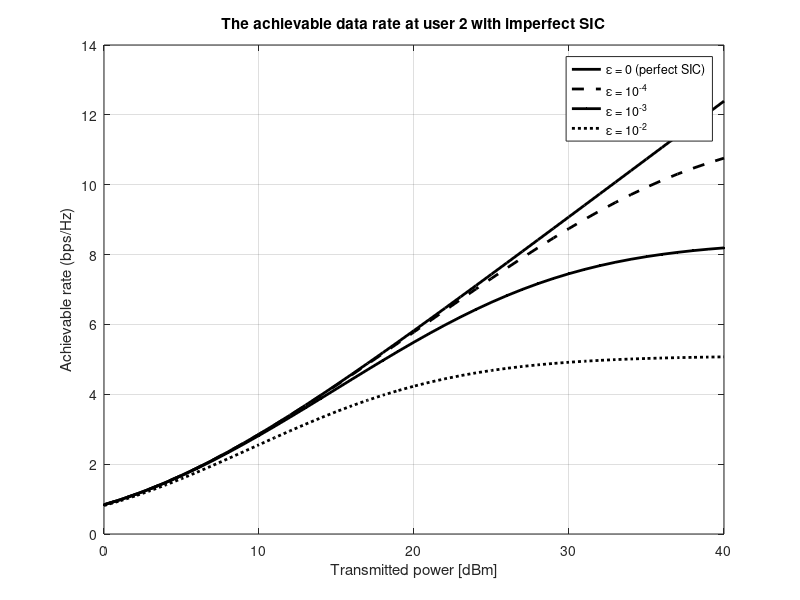

MATLAB code to generate this figure:
clc; clear all; close all
Pt_dBm = 0 : 40;
pt = 10.^((Pt_dBm-30)/10);
N = 1e4;
d1 = 1000; d2 = 500;
eta = 4;
h1 = sqrt(d1^-eta)*(randn(N,1)+j*randn(N,1))/sqrt(2);
h2 = sqrt(d2^-eta)*(randn(N,1)+j*randn(N,1))/sqrt(2);
g1 = (abs(h1)).^2;
g2 = (abs(h2)).^2;
BW = 1e6;
no = 1.38064852e-23 * 300 * BW;
a1 = 0.75; a2 = 0.25;
err = [0 1e-4 1e-3 1e-2];
for n=1:length(err)
for k=1:length(pt)
R_2_NOMA_d(k) = mean(log2(1 + a2*pt(k)*g2./(err(n)*a1*pt(k)*g2+no)));
end
R_2_NOMA_d_err(n,:) = R_2_NOMA_d;
end
figure
plot(Pt_dBm, R_2_NOMA_d_err(1,:),'-k','linewidth',2); hold on
plot(Pt_dBm, R_2_NOMA_d_err(2,:),'--k','linewidth',2); hold on
plot(Pt_dBm, R_2_NOMA_d_err(3,:),'.-k','linewidth',2); hold on
plot(Pt_dBm, R_2_NOMA_d_err(4,:),':k','linewidth',2); hold on
xlabel('Transmitted power [dBm]')
ylabel('Achievable rate (bps/Hz)')
title('The achievable data rate at user 2 with imperfect SIC')
legend('\epsilon = 0 (perfect SIC)','\epsilon = 10^{-4}','\epsilon = 10^{-3}','\epsilon = 10^{-2}')
grid
